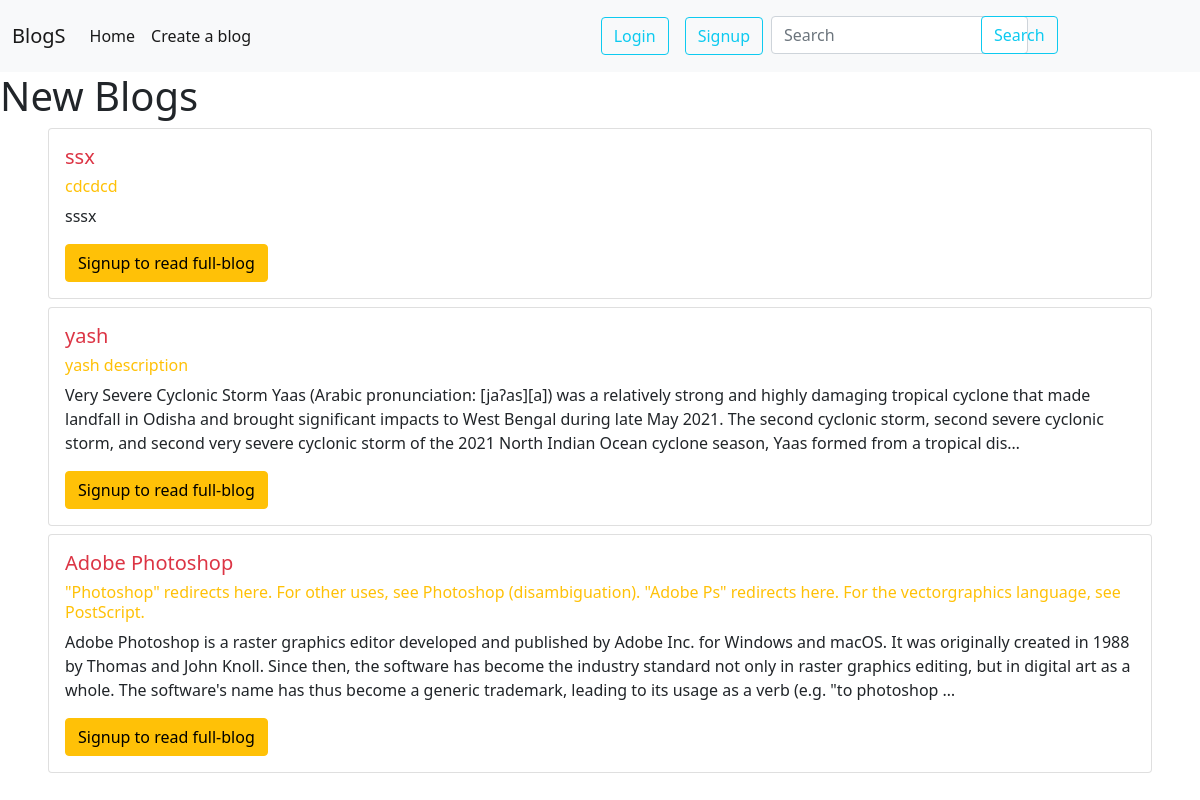
The page / on the database its author committed.
### post/models.py (models this page shows, shortened)
class Blog(models.Model):
    name = models.CharField(max_length=40)
    subtitle = models.CharField(max_length=125)
    desc = models.CharField(max_length=255)
    date = models.DateTimeField(auto_now=False, auto_now_add=True , blank=True , null=True)

### post/views.py (the view)
# urls.py: 2. Add a URL to urlpatterns:  path('', views.home, name='home')
def home(request):
    post = Blog.objects.all()
    context = {'post' : post}
    return render(request , 'home.html' , context)

### templates/home.html (shortened to what this page needs)
<!DOCTYPE html>
{% extends 'base.html' %}
    {% block body %}
    <h1>New Blogs</h1>
    <div class="newcard">
    <div class = "card1">
    {% for posts in post %}
   <div class="card mx-5 my-2">
  <div class="card-body">
    <h5 class="card-title text-danger">{{posts.name}}</h5>
    <h6 class="card-text text-warning">{{posts.subtitle}}</h6>
    <p class="card-text">{{posts.desc | truncatechars:400}}</p>
    {% if  user.is_authenticated %}
    <a href="blogfull/{{posts.id}}" class="btn btn-primary">Go to the full blog</a>
    {% else %}
    <a href="Signup" class="btn btn-warning">Signup to read full-blog</a>
    {% endif %}
    <br>
  </div>
</div>
</div>
</div>
    {% endfor %}
    {% endblock body %}

### templates/base.html (shortened to what this page needs)
<!doctype html>
<html lang="en">
  <head>
    <link href="https://cdn.jsdelivr.net/npm/bootstrap@5.0.1/dist/css/bootstrap.min.css" rel="stylesheet">
  </head>
  <body>
    <nav class="navbar navbar-expand-lg navbar-light bg-light my-0 nav1">
  <div class="container-fluid my-1">
    <a class="navbar-brand" href="#">BlogS</a>
    <div class="collapse navbar-collapse" id="navbarSupportedContent">
      <ul class="navbar-nav me-auto mb-2 mb-lg-0">
        <li class="nav-item">
          <a class="nav-link active" aria-current="page" href="/">Home</a>
        </li>
        <li class="nav-item">
          <a class="nav-link active " aria-current="page" href="blog">Create a blog</a>
        </li>
      </ul>
      <form class="d-flex">
      {% if  user.is_authenticated %}
        <button class="btn btn-outline-info mx-2 srch" type="submit"><a href="/logout_view">Logout</a></button>
        {% else %}
        <button class="btn btn-outline-info mx-2 srch" type="submit"><a href="/login">Login</a></button>
        <button class="btn btn-outline-info mx-2 srch" type="submit"><a href="Signup">Signup</a></button>
        {% endif %}
      </form>
        <form action="/query" method="GET">
        <input class="form-control me-auto srch srch1" type="search" placeholder="Search"  name="query" id="query">
        <button class="btn btn-outline-info srch2 " type="submit">Search</button>
       </form>
    </div>
  </div>
</nav>
{% block body %}{% endblock body %}
  </body>
</html>

### templates/base.html (style rules this page uses)
a { outline: none; text-decoration: none; color : #0DCAF0 }
.srch { position : relative; left: -160px; }
.srch1 { position: relative; top : 18px; }
.srch2 { position: relative; left: 50px; top : -20px; }
.nav1 { width: 100%; height: 9vh; }

### rows shown on the page
Blog: name "ssx", subtitle "cdcdcd", desc "sssx"
Blog: name "yash", subtitle "yash description", desc "Very Severe Cyclonic Storm Yaas (Arabic pronunciation: [jaʔas][a]) was a relatively strong and highly damaging tropical cyclone that made landfall in Odisha and brought significant impacts to West Bengal during late May 2021. The second cyclonic storm, second severe cyclonic storm, and second very severe cyclonic storm of the 2021 North Indian Ocean cyclone season, Yaas formed from a tropical dis…"
Blog: name "Adobe Photoshop", subtitle "\"Photoshop\" redirects here. For other uses, see Photoshop (disambiguation). \"Adobe Ps\" redirects here. For the vectorgraphics language, see PostScript.", desc "Adobe Photoshop is a raster graphics editor developed and published by Adobe Inc. for Windows and macOS. It was originally created in 1988 by Thomas and John Knoll. Since then, the software has become the industry standard not only in raster graphics editing, but in digital art as a whole. The software's name has thus become a generic trademark, leading to its usage as a verb (e.g. \"to photoshop …"
